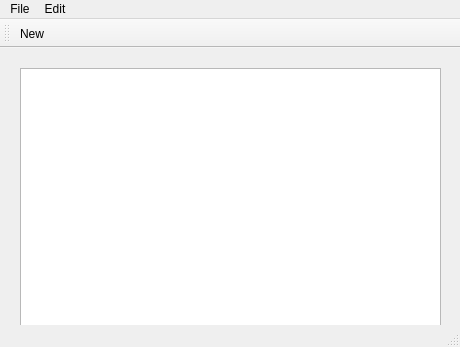
<?xml version="1.0" encoding="UTF-8"?>
<ui version="4.0">
 <class>MainWindow</class>
 <widget class="QMainWindow" name="MainWindow">
  <property name="geometry">
   <rect>
    <x>0</x>
    <y>0</y>
    <width>460</width>
    <height>347</height>
   </rect>
  </property>
  <property name="windowTitle">
   <string>MainWindow</string>
  </property>
  <widget class="QWidget" name="centralWidget">
   <widget class="QTextEdit" name="textEdit">
    <property name="geometry">
     <rect>
      <x>20</x>
      <y>20</y>
      <width>421</width>
      <height>271</height>
     </rect>
    </property>
   </widget>
  </widget>
  <widget class="QMenuBar" name="menuBar">
   <property name="geometry">
    <rect>
     <x>0</x>
     <y>0</y>
     <width>460</width>
     <height>20</height>
    </rect>
   </property>
   <widget class="QMenu" name="menuFile">
    <property name="title">
     <string>File</string>
    </property>
    <addaction name="actionNew"/>
    <addaction name="actionOpen"/>
    <addaction name="separator"/>
    <addaction name="actionSave"/>
   </widget>
   <widget class="QMenu" name="menuEdit">
    <property name="title">
     <string>Edit</string>
    </property>
    <addaction name="actionCopy"/>
    <addaction name="actionCut"/>
    <addaction name="actionPaste"/>
    <addaction name="separator"/>
    <addaction name="actionUdo"/>
    <addaction name="actionRedo"/>
   </widget>
   <addaction name="menuFile"/>
   <addaction name="menuEdit"/>
  </widget>
  <widget class="QToolBar" name="mainToolBar">
   <attribute name="toolBarArea">
    <enum>TopToolBarArea</enum>
   </attribute>
   <attribute name="toolBarBreak">
    <bool>false</bool>
   </attribute>
   <addaction name="actionNew"/>
  </widget>
  <widget class="QStatusBar" name="statusBar"/>
  <action name="actionNew">
   <property name="text">
    <string>New</string>
   </property>
  </action>
  <action name="actionOpen">
   <property name="text">
    <string>Open</string>
   </property>
  </action>
  <action name="actionSave">
   <property name="text">
    <string>Save</string>
   </property>
  </action>
  <action name="actionCopy">
   <property name="text">
    <string>Copy</string>
   </property>
  </action>
  <action name="actionCut">
   <property name="text">
    <string>Cut</string>
   </property>
  </action>
  <action name="actionPaste">
   <property name="text">
    <string>Paste</string>
   </property>
  </action>
  <action name="actionUdo">
   <property name="text">
    <string>Undo</string>
   </property>
  </action>
  <action name="actionRedo">
   <property name="text">
    <string>Redo</string>
   </property>
  </action>
 </widget>
 <layoutdefault spacing="6" margin="11"/>
 <resources/>
 <connections/>
</ui>
